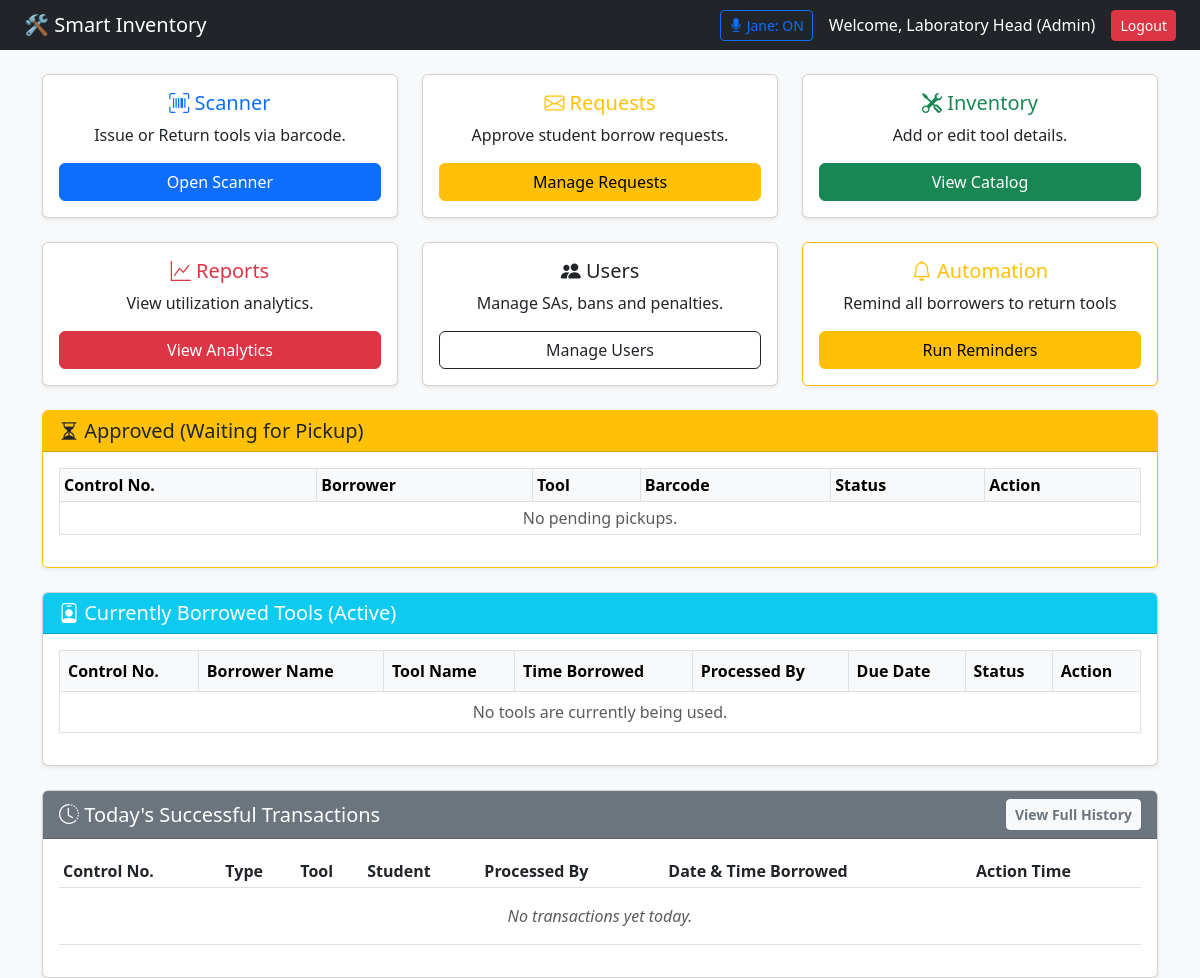
The page /dashboard.php (signed in) on the database as committed earlier.
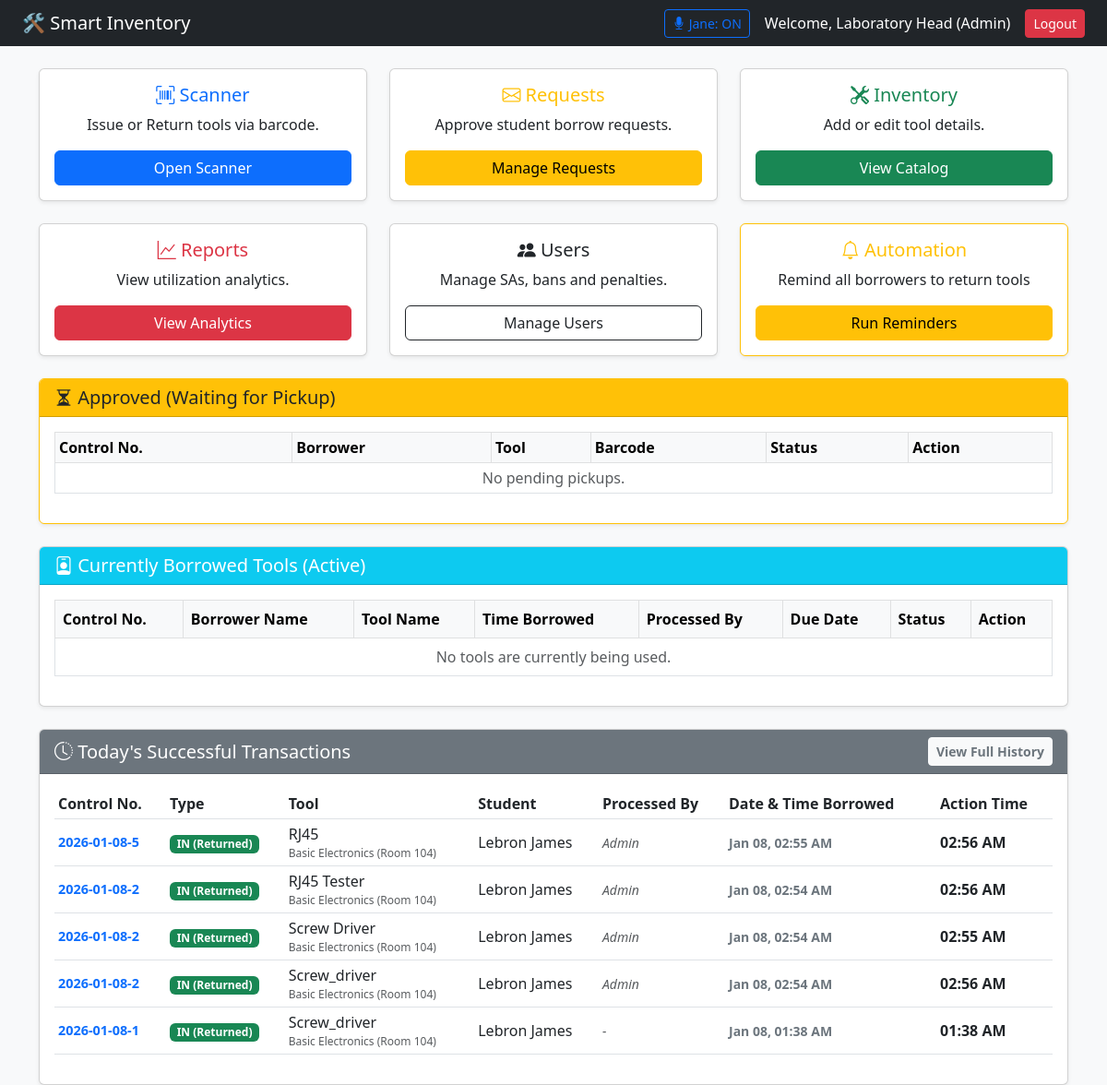
The same page on the database as committed later.
### tables this page shows
CREATE TABLE `transactions` (
  `transaction_id` int(11) NOT NULL,
  `control_no` varchar(50) DEFAULT NULL,
  `user_id` int(11) NOT NULL,
  `tool_id` int(11) NOT NULL,
  `borrow_date` date NOT NULL,
  `return_date` date NOT NULL,
  `actual_return_date` datetime DEFAULT NULL,
  `status` enum('Pending','Approved','Borrowed','Returned','Declined','Cancelled') NOT NULL,
  `processed_by` varchar(100) DEFAULT NULL,
  `subject` varchar(100) DEFAULT NULL,
  `room_no` varchar(50) DEFAULT NULL,
  `date_requested` timestamp NOT NULL DEFAULT current_timestamp(),
  `actual_borrow_date` datetime DEFAULT NULL
);

CREATE TABLE `tools` (
  `tool_id` int(11) NOT NULL,
  `barcode` varchar(50) NOT NULL,
  `tool_name` varchar(100) NOT NULL,
  `category` varchar(50) NOT NULL,
  `status` enum('Available','Borrowed','Maintenance','Lost') DEFAULT 'Available',
  `created_at` timestamp NOT NULL DEFAULT current_timestamp()
);

CREATE TABLE `users` (
  `user_id` int(11) NOT NULL,
  `id_number` varchar(20) NOT NULL,
  `full_name` varchar(100) NOT NULL,
  `email` varchar(150) NOT NULL,
  `course` varchar(50) DEFAULT NULL,
  `year_section` varchar(20) DEFAULT NULL,
  `password` varchar(255) NOT NULL,
  `role` enum('student','admin','student_assistant') NOT NULL,
  `account_status` enum('active','restricted') DEFAULT 'active',
  `penalty_points` int(11) DEFAULT 0,
  `created_at` timestamp NOT NULL DEFAULT current_timestamp(),
  `ban_end_date` datetime DEFAULT NULL,
  `ban_reason` text DEFAULT NULL
);

### dashboard.php (the view, shortened to what the rows shown need)
<?php
include "db_conn.php";
$role = $_SESSION['role'];
?>
<!DOCTYPE html>
<html>
<head>
    <link href="https://cdn.jsdelivr.net/npm/bootstrap@5.3.0/dist/css/bootstrap.min.css" rel="stylesheet">
    <link rel="stylesheet" href="https://cdn.jsdelivr.net/npm/bootstrap-icons@1.10.0/font/bootstrap-icons.css">
    <link rel="stylesheet" href="assets/css/message_request.css">
</head>
<body class="bg-light">
    <div class="container mt-4">
        <?php if ($role == 'admin' || $role == 'student_assistant') { ?>
            <div class="card shadow-sm mb-4 border-warning">
                <div class="card-body">
                    <table class="table table-bordered table-sm align-middle">
                        <thead class="table-light">
                            <tr>
                                <th>Control No.</th> <th>Borrower</th>
                                <th>Tool</th>
                                <th>Barcode</th>
                                <th>Status</th>
                                <th>Action</th>
                            </tr>
                        </thead>
                    </table>
                </div>
            </div>
            <div class="card shadow-sm mb-4">
                <div class="card-body">
                    <div class="table-responsive">
                        <table class="table table-bordered table-hover align-middle">
                            <thead class="table-light">
                                <tr>
                                    <th>Control No.</th>
                                    <th>Borrower Name</th>
                                    <th>Tool Name</th>
                                    <th>Time Borrowed</th>
                                    <th>Processed By</th> <th>Due Date</th>
                                    <th>Status</th>
                                    <th>Action</th>
                                </tr>
                            </thead>
                        </table>
                    </div>
                </div>
            </div>
            <div class="card shadow-sm">
                <div class="card-body">
                    <div class="table-responsive">
                        <table class="table table-sm align-middle">
                            <thead>
                                <tr>
                                    <th>Control No.</th>
                                    <th>Type</th>
                                    <th>Tool</th>
                                    <th>Student</th>
                                    <th>Processed By</th>
                                    <th>Date & Time Borrowed</th> <th>Action Time</th>
                                </tr>
                            </thead>
                            <tbody>
                                <?php
                                $today = date('Y-m-d');
                                $sql = "SELECT tr.transaction_id, tr.control_no, tr.subject, tr.room_no, tr.processed_by,
                                               tr.status, t.tool_name, u.full_name, tr.actual_return_date, tr.date_requested, tr.actual_borrow_date
                                        FROM transactions tr
                                        JOIN users u ON tr.user_id = u.user_id
                                        JOIN tools t ON tr.tool_id = t.tool_id
                                        WHERE
                                        (
                                            (tr.status = 'Borrowed' AND DATE(tr.date_requested) = '$today')
                                            OR
                                            (tr.status IN ('Returned', 'Cancelled') AND DATE(tr.actual_return_date) = '$today')
                                        )
                                        ORDER BY tr.transaction_id DESC";
                                $result = mysqli_query($conn, $sql);
                                if ($result && mysqli_num_rows($result) > 0) {
                                    while ($row = mysqli_fetch_assoc($result)) {
                                        if ($row['status'] == 'Returned') {
                                            $type = 'IN (Returned)';
                                            $color = 'success';
                                            $action_time = $row['actual_return_date'];
                                        } elseif ($row['status'] == 'Cancelled') {
                                            $type = 'CANCELLED';
                                            $color = 'dark';
                                            $action_time = $row['actual_return_date'];
                                        } else {
                                            $type = 'OUT (Issued)';
                                            $color = 'primary';
                                            $action_time = $row['date_requested'];
                                        }
                                        $display_action = date('h:i A', strtotime($action_time));
                                        $borrow_raw = !empty($row['actual_borrow_date']) ? $row['actual_borrow_date'] : $row['date_requested'];
                                        $display_borrow = date('M d, h:i A', strtotime($borrow_raw));
                                        $processed_by = !empty($row['processed_by']) ? $row['processed_by'] : '-';
                                ?>
                                    <tr>
                                        <td class="fw-bold text-primary" style="font-size: 0.9rem;">
                                            <?php echo $row['control_no']; ?>
                                        </td>
                                        <td><span class="badge bg-<?php echo $color; ?>"><?php echo $type; ?></span></td>
                                        <td>
                                            <?php echo $row['tool_name']; ?>
                                            <div style="font-size:0.75rem" class="text-muted">
                                                <?php echo $row['subject']; ?> (<?php echo $row['room_no']; ?>)
                                            </div>
                                        </td>
                                        <td><?php echo $row['full_name']; ?></td>
                                        <td><small class="text-muted fst-italic"><?php echo $processed_by; ?></small></td>
                                        <td class="text-secondary small fw-bold"><?php echo $display_borrow; ?></td>
                                        <td class="fw-bold"><?php echo $display_action; ?></td>
                                    </tr>
                                <?php
                                    }
                                } else {
                                    echo "<tr><td colspan='7' class='text-center py-3 text-muted fst-italic'>No transactions yet today.</td></tr>";
                                }
                                ?>
                            </tbody>
                        </table>
                    </div>
                </div>
            </div>
        <?php } ?>
    </div>
</body>
</html>

Rows that differ between the two databases and show on the page:
added transactions: control_no "2026-01-08-5", status "IN (Returned)", tool.tool_name "RJ45", subject "Basic Electronics", room_no "Room 104", user.full_name "Lebron James", processed_by "Admin", actual_borrow_date "Jan 08, 02:55 AM", actual_return_date "02:56 AM"
added transactions: control_no "2026-01-08-2", status "IN (Returned)", tool.tool_name "RJ45 Tester", subject "Basic Electronics", room_no "Room 104", user.full_name "Lebron James", processed_by "Admin", actual_borrow_date "Jan 08, 02:54 AM", actual_return_date "02:56 AM"
added transactions: control_no "2026-01-08-2", status "IN (Returned)", tool.tool_name "Screw Driver", subject "Basic Electronics", room_no "Room 104", user.full_name "Lebron James", processed_by "Admin", actual_borrow_date "Jan 08, 02:54 AM", actual_return_date "02:55 AM"
added transactions: control_no "2026-01-08-2", status "IN (Returned)", tool.tool_name "Screw_driver", subject "Basic Electronics", room_no "Room 104", user.full_name "Lebron James", processed_by "Admin", actual_borrow_date "Jan 08, 02:54 AM", actual_return_date "02:56 AM"
added transactions: control_no "2026-01-08-1", status "IN (Returned)", tool.tool_name "Screw_driver", subject "Basic Electronics", room_no "Room 104", user.full_name "Lebron James", processed_by "-", actual_borrow_date "Jan 08, 01:38 AM", actual_return_date "01:38 AM"
Other text that changed with them:
text no longer shown: "No transactions yet today."
